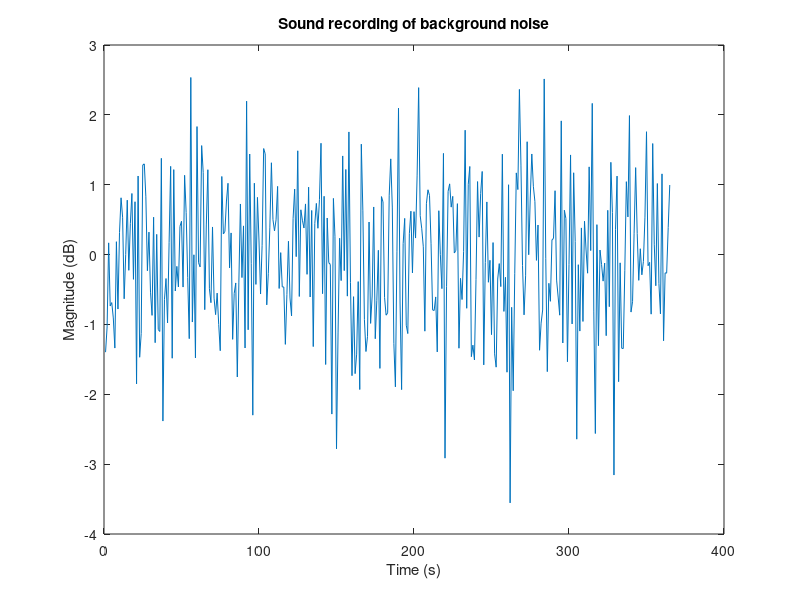

Write MATLAB code to recreate this figure.
y = randn(1,365);
x = (1:1:365);

plot(x,y);
title('Sound recording of background noise')
xlabel('Time (s)')
ylabel('Magnitude (dB)')